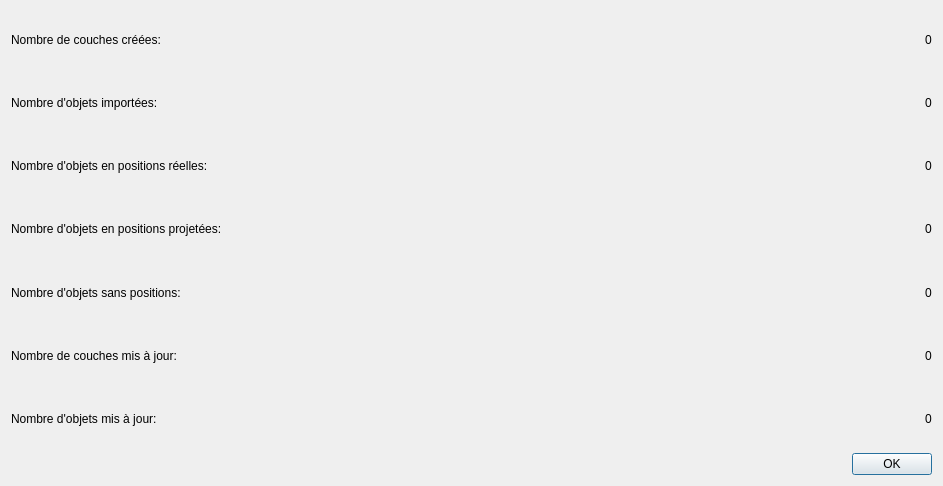
<?xml version="1.0" encoding="UTF-8"?>
<ui version="4.0">
 <class>CouchdbImporterDialogBase</class>
 <widget class="QDialog" name="CouchdbImporterDialogBase">
  <property name="geometry">
   <rect>
    <x>0</x>
    <y>0</y>
    <width>943</width>
    <height>486</height>
   </rect>
  </property>
  <property name="windowTitle">
   <string>Couchdb Importer</string>
  </property>
  <layout class="QVBoxLayout" name="verticalLayout">
   <item>
    <layout class="QHBoxLayout" name="horizontalLayout_2">
     <item>
      <widget class="QLabel" name="label_2">
       <property name="text">
        <string>Nombre de couches créées:</string>
       </property>
      </widget>
     </item>
     <item>
      <spacer name="horizontalSpacer_2">
       <property name="orientation">
        <enum>Qt::Horizontal</enum>
       </property>
       <property name="sizeHint" stdset="0">
        <size>
         <width>40</width>
         <height>20</height>
        </size>
       </property>
      </spacer>
     </item>
     <item>
      <widget class="QLabel" name="layerImported">
       <property name="text">
        <string>0</string>
       </property>
      </widget>
     </item>
    </layout>
   </item>
   <item>
    <layout class="QHBoxLayout" name="horizontalLayout_3">
     <item>
      <widget class="QLabel" name="label_4">
       <property name="text">
        <string>Nombre d'objets importées:</string>
       </property>
      </widget>
     </item>
     <item>
      <spacer name="horizontalSpacer_3">
       <property name="orientation">
        <enum>Qt::Horizontal</enum>
       </property>
       <property name="sizeHint" stdset="0">
        <size>
         <width>40</width>
         <height>20</height>
        </size>
       </property>
      </spacer>
     </item>
     <item>
      <widget class="QLabel" name="objectImported">
       <property name="text">
        <string>0</string>
       </property>
      </widget>
     </item>
    </layout>
   </item>
   <item>
    <layout class="QHBoxLayout" name="horizontalLayout_4">
     <item>
      <widget class="QLabel" name="label_6">
       <property name="text">
        <string>Nombre d'objets en positions réelles:</string>
       </property>
      </widget>
     </item>
     <item>
      <spacer name="horizontalSpacer_4">
       <property name="orientation">
        <enum>Qt::Horizontal</enum>
       </property>
       <property name="sizeHint" stdset="0">
        <size>
         <width>40</width>
         <height>20</height>
        </size>
       </property>
      </spacer>
     </item>
     <item>
      <widget class="QLabel" name="realPosition">
       <property name="text">
        <string>0</string>
       </property>
      </widget>
     </item>
    </layout>
   </item>
   <item>
    <layout class="QHBoxLayout" name="horizontalLayout_5">
     <item>
      <widget class="QLabel" name="label_8">
       <property name="text">
        <string>Nombre d'objets en positions projetées:</string>
       </property>
      </widget>
     </item>
     <item>
      <spacer name="horizontalSpacer_5">
       <property name="orientation">
        <enum>Qt::Horizontal</enum>
       </property>
       <property name="sizeHint" stdset="0">
        <size>
         <width>40</width>
         <height>20</height>
        </size>
       </property>
      </spacer>
     </item>
     <item>
      <widget class="QLabel" name="projectedPosition">
       <property name="text">
        <string>0</string>
       </property>
      </widget>
     </item>
    </layout>
   </item>
   <item>
    <layout class="QHBoxLayout" name="horizontalLayout_6">
     <item>
      <widget class="QLabel" name="label_10">
       <property name="text">
        <string>Nombre d'objets sans positions:</string>
       </property>
      </widget>
     </item>
     <item>
      <spacer name="horizontalSpacer_6">
       <property name="orientation">
        <enum>Qt::Horizontal</enum>
       </property>
       <property name="sizeHint" stdset="0">
        <size>
         <width>40</width>
         <height>20</height>
        </size>
       </property>
      </spacer>
     </item>
     <item>
      <widget class="QLabel" name="withoutPosition">
       <property name="text">
        <string>0</string>
       </property>
      </widget>
     </item>
    </layout>
   </item>
   <item>
    <layout class="QHBoxLayout" name="horizontalLayout_8">
     <item>
      <widget class="QLabel" name="label_5">
       <property name="text">
        <string>Nombre de couches mis à jour:</string>
       </property>
      </widget>
     </item>
     <item>
      <spacer name="horizontalSpacer_8">
       <property name="orientation">
        <enum>Qt::Horizontal</enum>
       </property>
       <property name="sizeHint" stdset="0">
        <size>
         <width>40</width>
         <height>20</height>
        </size>
       </property>
      </spacer>
     </item>
     <item>
      <widget class="QLabel" name="layerUpdated">
       <property name="text">
        <string>0</string>
       </property>
      </widget>
     </item>
    </layout>
   </item>
   <item>
    <layout class="QHBoxLayout" name="horizontalLayout_7">
     <item>
      <widget class="QLabel" name="label">
       <property name="text">
        <string>Nombre d'objets mis à jour:</string>
       </property>
      </widget>
     </item>
     <item>
      <spacer name="horizontalSpacer_7">
       <property name="orientation">
        <enum>Qt::Horizontal</enum>
       </property>
       <property name="sizeHint" stdset="0">
        <size>
         <width>40</width>
         <height>20</height>
        </size>
       </property>
      </spacer>
     </item>
     <item>
      <widget class="QLabel" name="objectUpdated">
       <property name="text">
        <string>0</string>
       </property>
      </widget>
     </item>
    </layout>
   </item>
   <item>
    <layout class="QHBoxLayout" name="horizontalLayout">
     <item>
      <spacer name="horizontalSpacer">
       <property name="orientation">
        <enum>Qt::Horizontal</enum>
       </property>
       <property name="sizeHint" stdset="0">
        <size>
         <width>40</width>
         <height>20</height>
        </size>
       </property>
      </spacer>
     </item>
     <item>
      <widget class="QPushButton" name="ok">
       <property name="text">
        <string>OK</string>
       </property>
      </widget>
     </item>
    </layout>
   </item>
  </layout>
 </widget>
 <resources/>
 <connections/>
</ui>
